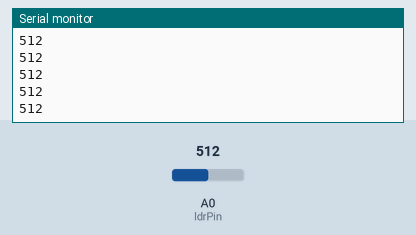
Bench run of a sketch on a simulated Arduino Uno, built with avr-gcc and run on an emulated ATmega328P. On the bench: the last lines printed to the serial monitor. Inputs (shaded band) come from the test bench; at power-on: A0 (ldrPin) = 512.

Above: at 1.2 s.
1.3 s: A0 (ldrPin) set to 716
At 1.31 s:
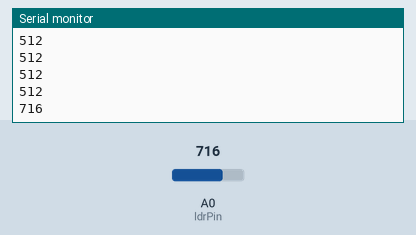
2.8 s: A0 (ldrPin) set to 900
At 2.81 s:
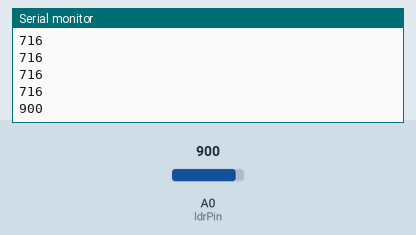
Timing chart, 0 to 5.8 s (numbered marks = the images above; inputs shaded):
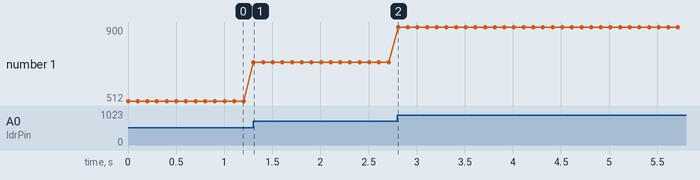

The sketch:

sketch_jul15e.ino
```cpp
int ldrPin = A0;
int analogValue = 0;


void setup() {
  // put your setup code here, to run once:
  Serial.begin(9600);
}

void loop() {
  // put your main code here, to run repeatedly:
  analogValue = analogRead(ldrPin);
  Serial.println(analogValue);
  delay(100);

}
```

Measured:
- after the input at 1.3 s, the serial monitor: prints a new line at once (image 1)
- after the input at 2.8 s, the serial monitor: prints a new line at once (image 2)
- plotted number 1: 512 → 716 after the input at 1.3 s, 716 → 900 after the input at 2.8 s
